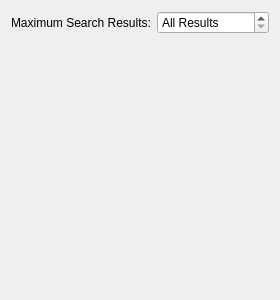
<?xml version="1.0" encoding="UTF-8"?>
<ui version="4.0">
 <class>NMediaManager::NPreferences::NUi::CSearchSettings</class>
 <widget class="QWidget" name="NMediaManager::NPreferences::NUi::CSearchSettings">
  <property name="geometry">
   <rect>
    <x>0</x>
    <y>0</y>
    <width>274</width>
    <height>300</height>
   </rect>
  </property>
  <property name="windowTitle">
   <string>Form</string>
  </property>
  <layout class="QGridLayout" name="gridLayout">
   <item row="0" column="0">
    <widget class="QLabel" name="label_9">
     <property name="text">
      <string>Maximum Search Results:</string>
     </property>
    </widget>
   </item>
   <item row="2" column="0">
    <spacer name="verticalSpacer_3">
     <property name="orientation">
      <enum>Qt::Vertical</enum>
     </property>
     <property name="sizeHint" stdset="0">
      <size>
       <width>20</width>
       <height>19</height>
      </size>
     </property>
    </spacer>
   </item>
   <item row="0" column="1">
    <widget class="QSpinBox" name="maxResults">
     <property name="specialValueText">
      <string>All Results</string>
     </property>
     <property name="suffix">
      <string> Result(s)</string>
     </property>
     <property name="minimum">
      <number>-1</number>
     </property>
     <property name="maximum">
      <number>10000</number>
     </property>
     <property name="singleStep">
      <number>20</number>
     </property>
     <property name="stepType">
      <enum>QAbstractSpinBox::AdaptiveDecimalStepType</enum>
     </property>
     <property name="value">
      <number>-1</number>
     </property>
    </widget>
   </item>
  </layout>
 </widget>
 <resources/>
 <connections/>
</ui>
